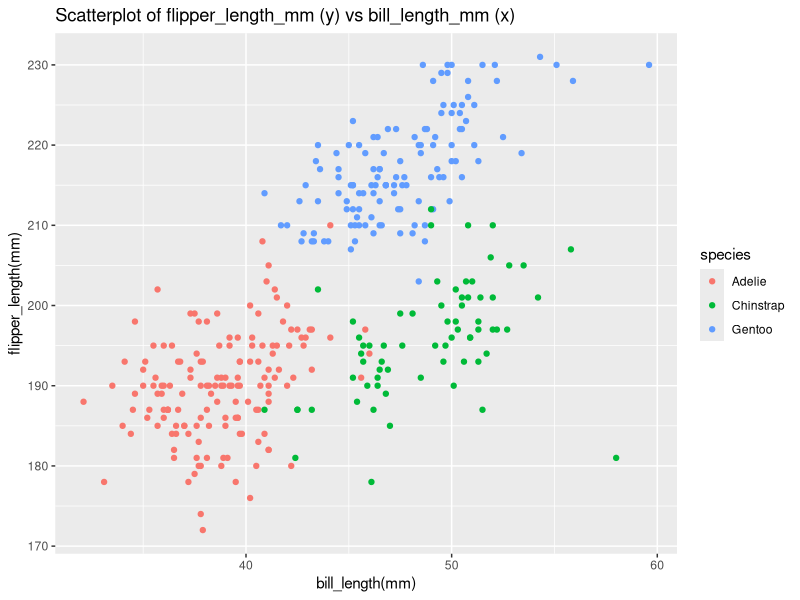

Generate this figure with R:
## ---- chunk 1
library(tidyverse)
## ---- chunk 2
data("penguins", package = "palmerpenguins")
## ---- chunk 3
penguins_summary <- summary(penguins)
## ---- chunk 4
structure_penguins <- str(penguins)
## ---- chunk 5
# The size of the dataset (using nrow and ncol)
number_rows <- nrow(penguins)
number_cols <- ncol(penguins)
## ---- chunk 6
# The mean flipper length, ignoring missing value and calculate the mean
mean_flipper_length <- mean(penguins$flipper_length_mm, na.rm = TRUE)
## ---- chunk 7
library(ggplot2)

# Make a scatterplot and the color points is using the species variable inside of aes, Use na.rm = TRUE to ignore missing values
ggplot(data = penguins, aes(x = bill_length_mm, y = flipper_length_mm, color = species)) +
 
   geom_point(na.rm = TRUE) +
  
  labs(title = "Scatterplot of flipper_length_mm (y) vs bill_length_mm (x)", x = "bill_length(mm)", y = "flipper_length(mm)") 
## ---- chunk 8

# Use knitr package for better table formatting
library(knitr)

# Create a data frame containing four different types of variables
df <- data.frame(
  
  numeric_sample = rnorm(10),  # A random sample of size 10 from a standard Normal distribution
 
  logical_vector = rnorm(10) > 0,  # A logical vector indicating whether elements of the sample are greater than 0
  
  character_vector = letters[1:10],  # A character vector of length 10
  
  factor_vector = factor(rep(c("Level 1", "Level 2", "Level 3"), length.out = 10))  # A factor vector of length 10, with 3 different factor “levels”

  )

# Show the data frame using kable
kable(df)
## ---- chunk 9
# Calculate the means of these variables,using mean(df)
mean_numeric <- mean(pull(df, numeric_sample))
mean_logical <- mean(pull(df, logical_vector))

# The two variables cannot be directly averaged, so try() is used, and silent = TRUE is used to suppress the printing of error messages
mean_character <- try(mean(pull(df, character_vector)), silent = TRUE)
mean_factor <- try(mean(pull(df, factor_vector)), silent = TRUE)

# Print the results
mean_numeric
mean_logical
mean_character
mean_factor
## ---- chunk 10
# coerce variables to numeric
numeric_logical <- as.numeric(df$logical_vector)
numeric_character <- as.numeric(df$character_vector)
numeric_factor <- as.numeric(df$factor_vector)
